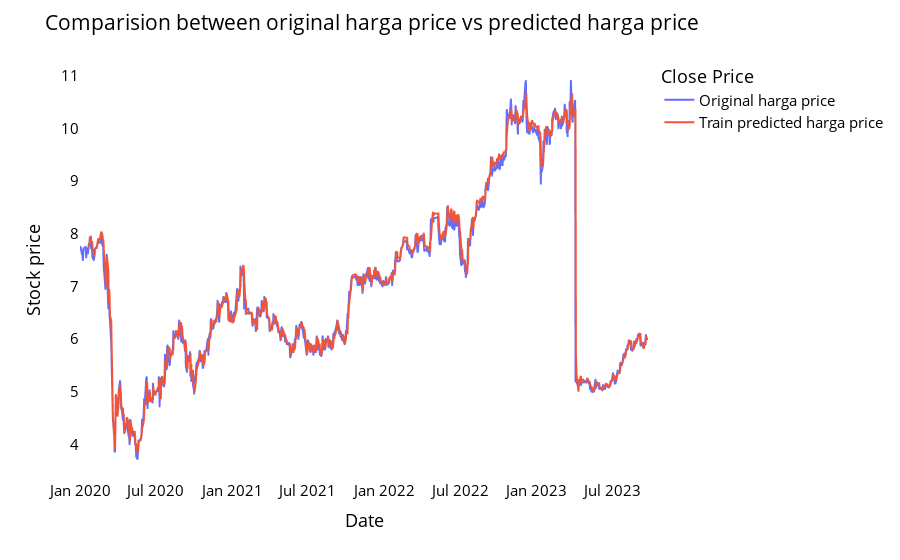

Notebook source saved alongside this figure:
### Code cell
# shift train predictions for plotting
look_back=time_step
trainPredictPlot = np.empty_like(data_norm)
trainPredictPlot[:, :] = np.nan
trainPredictPlot[look_back:len(train_predict)+look_back, :] = train_predict
print("Train predicted data: ", trainPredictPlot.shape)

names = cycle(['Original harga price','Train predicted harga price','Test predicted harga price'])


plotdf = pd.DataFrame({'date': data['tanggal'],
                       'original_harga': data['harga'],
                      'train_predicted_harga': trainPredictPlot.reshape(1,-1)[0].tolist(),
                      })

fig = px.line(plotdf,x=plotdf['date'], y=[plotdf['original_harga'],plotdf['train_predicted_harga'],
                                          ],
              labels={'value':'Stock price','date': 'Date'})
fig.update_layout(title_text='Comparision between original harga price vs predicted harga price',
                  plot_bgcolor='white', font_size=15, font_color='black', legend_title_text='Close Price')
fig.for_each_trace(lambda t:  t.update(name = next(names)))

fig.update_xaxes(showgrid=False)
fig.update_yaxes(showgrid=False)
fig.show()

### Figure 1 — Plotly figure (JSON) as saved in the notebook; plotly's stock layout.template omitted (floating-point values rounded to 4 significant figures; data arrays with more than 128 entries replaced by an {"elided": "..."} marker saying what was removed)
{"data": [{"hovertemplate": "variable=original_harga<br>Date=%{x}<br>Stock price=%{y}<extra></extra>", "legendgroup": "original_harga", "line": {"color": "#636efa", "dash": "solid"}, "marker": {"symbol": "circle"}, "mode": "lines", "name": "Original harga price", "showlegend": true, "type": "scattergl", "x": {"elided": "974 str values"}, "xaxis": "x", "y": {"elided": "974 float values"}, "yaxis": "y"}, {"hovertemplate": "variable=train_predicted_harga<br>Date=%{x}<br>Stock price=%{y}<extra></extra>", "legendgroup": "train_predicted_harga", "line": {"color": "#EF553B", "dash": "solid"}, "marker": {"symbol": "circle"}, "mode": "lines", "name": "Train predicted harga price", "showlegend": true, "type": "scattergl", "x": {"elided": "974 str values"}, "xaxis": "x", "y": {"elided": "974 float values"}, "yaxis": "y"}], "layout": {"font": {"color": "black", "size": 15}, "legend": {"title": {"text": "Close Price"}, "tracegroupgap": 0}, "margin": {"t": 60}, "plot_bgcolor": "white", "title": {"text": "Comparision between original harga price vs predicted harga price"}, "xaxis": {"anchor": "y", "domain": [0, 1], "showgrid": false, "title": {"text": "Date"}}, "yaxis": {"anchor": "x", "domain": [0, 1], "showgrid": false, "title": {"text": "Stock price"}}}}
